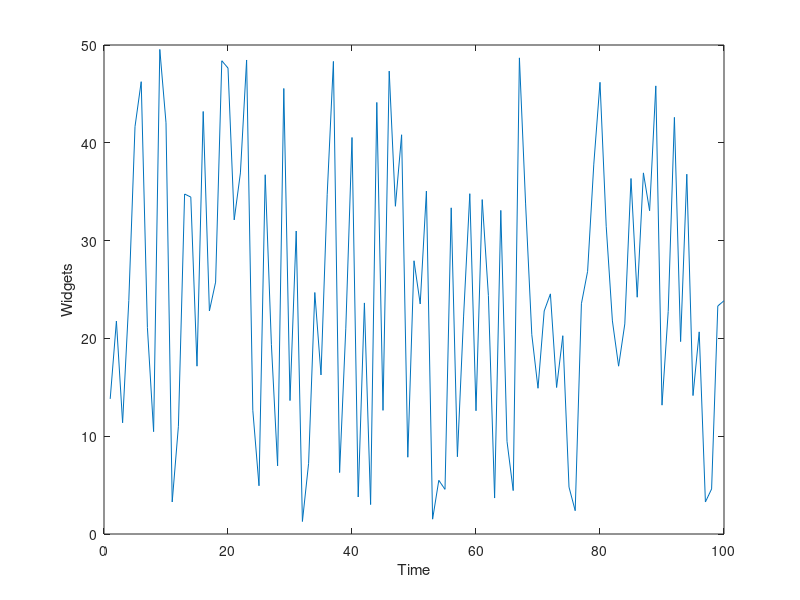

Here is the MATLAB script that generated this plot: (Note: this script raises an error after producing the figure.)
% This demo shows the very basics of using SexyAxes.
%
% Created by Sergey D. Stavisky, October 2013
% sergey.d.stavisky@gmail.com
% https://github.com/sstavisk
%
%
% 



% Make some data
x = 1:100;
y = 50.*rand(100,1);

% Make a plot
plot( x, y )
xlabel('Time')
ylabel('Widgets')

fprintf('A simple plot has been generated.\nIt''s ugly...\nBut press enter to use SexyAxes to make it nicer...\n')
pause;

%% ------------------------------
%     Turn- key usage 
% -------------------------------
% All you need is the axis handle of your plot, and you're good to go!
axh = gca;
axh = SexyAxes( axh );
fprintf('\nBAM! Sexified. The command that would do this is as easy as ''SexyAxes( gca );''\n' )
fprintf('   (''gca'' just means ''get current axis'', whatever you last made or clicked on. Even better would be to keep track of your plot''s axis handle and send in that)\n')

% that's it! Let's just change to title to reflect the fact that it's now sexy
% note that the if you had a title, it's default size wouldn't change. You should use bigger fonts
% for EXTRA SEXYNESS


%%
%% ------------------------------
%     Custom setting of ticks
% ------------------------------
% By default SexyAxes just draws axis ticks at the limits of your original plot.
% You can also easily tell it where to put ticks, like so.
fprintf('\n\nYou can also easily tell it where to draw tick labels. Say you want x ticks every 25 and y ticks from 0 to 100 with 50 also labelled.\n')
fprintf('Press enter to see this applied...\n')
pause

close( get( axh, 'Parent') );
axh = axes; plot( x, y, 'Parent', axh ); xlabel('Time'); ylabel('Widgets');
axh = SexyAxes( axh, 'xTicks', [0 25 50 75 100], 'yTicks', [0 50 100] );



fprintf('Voila!\n')
fprintf('This was done with command ''SexyAxes( axh, ''xTicks'', [0 25 50 75 100], ''yTicks'', [0 50 100] );''\n' );
fprintf('Further protip: If you take a second output of SexyAxes like this: ''[axh, handles] = SexyAxes( axh )'' then you get the handles to all the tick labels and axes it created\n')
% Protip: you can also set custom string labels using the 'xTickLabels' optional argument.

fprintf('End of Demo.\n')